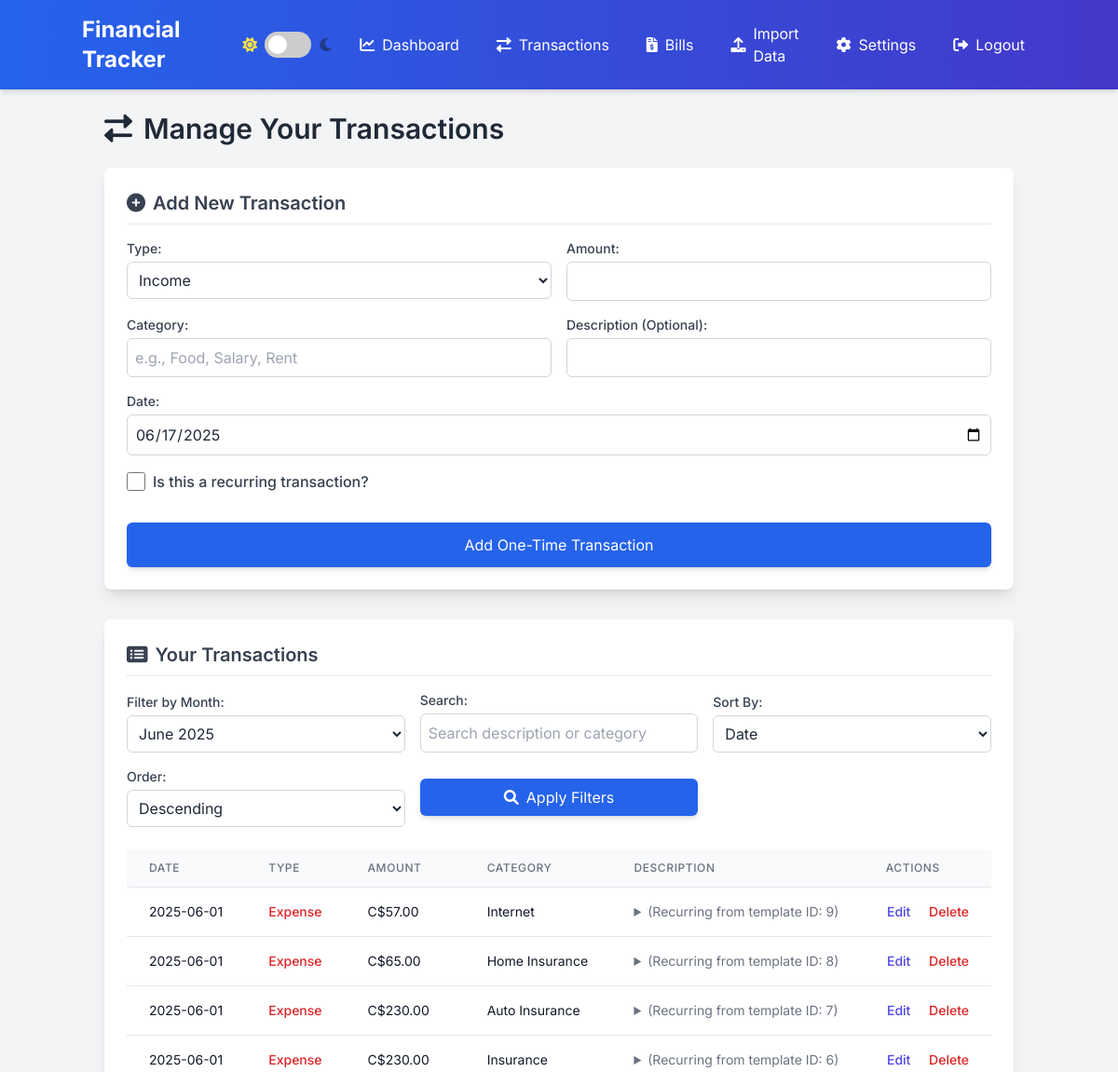
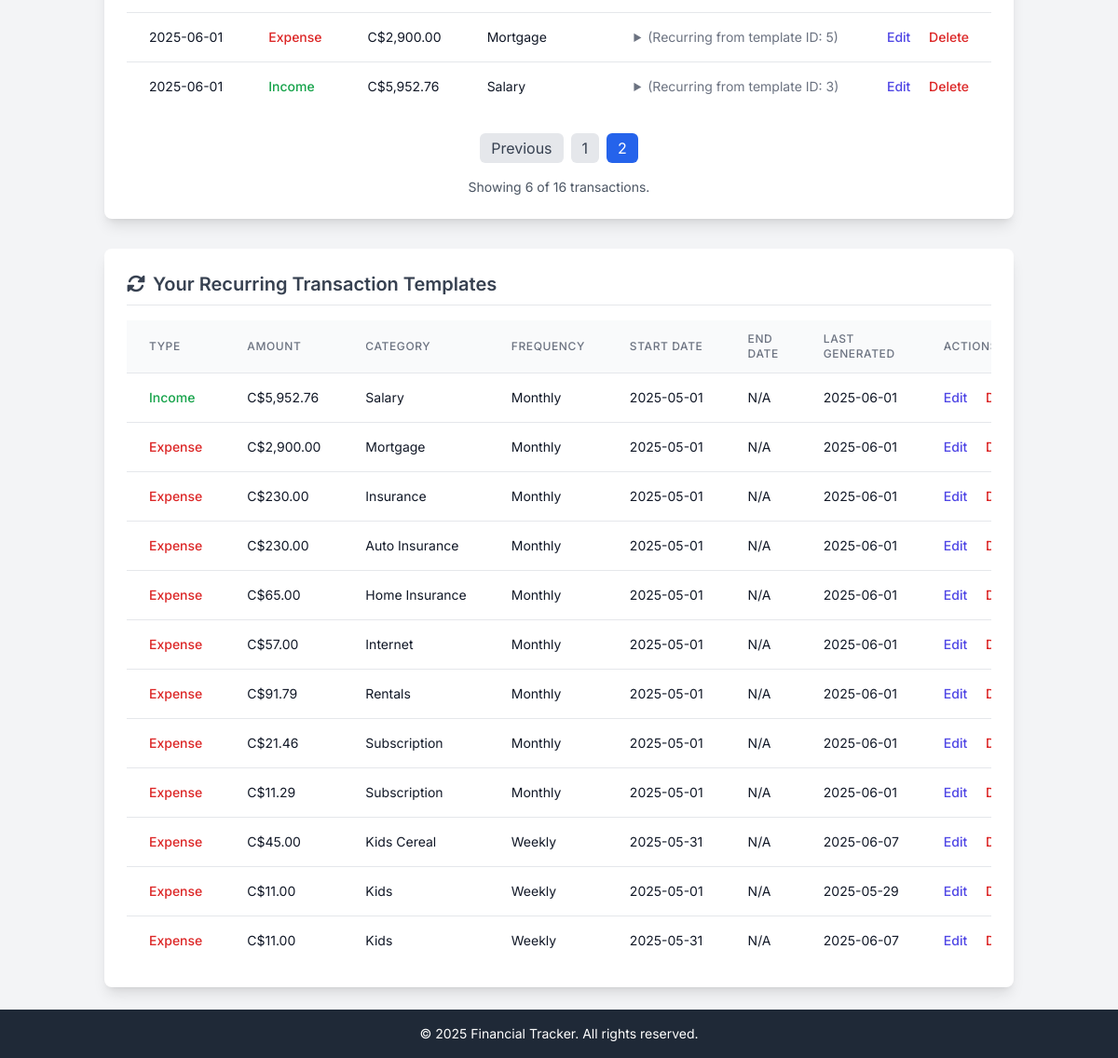
Screenshot of /transactions.php?&page=2 (signed in) with the database file from the repository (2 pictures, top to bottom).
### tables this page shows
CREATE TABLE transactions (
    id INTEGER PRIMARY KEY AUTOINCREMENT,
    user_id INTEGER NOT NULL,
    type TEXT NOT NULL CHECK(type IN ('income', 'expense')),
    amount REAL NOT NULL,
    category TEXT NOT NULL,
    description TEXT,
    transaction_date TEXT NOT NULL, -- Stored as YYYY-MM-DD
    created_at TEXT DEFAULT (strftime('%Y-%m-%d %H:%M:%S', 'now')),
    FOREIGN KEY (user_id) REFERENCES users(id) ON DELETE CASCADE
);

CREATE TABLE users (
    id INTEGER PRIMARY KEY AUTOINCREMENT,
    username TEXT NOT NULL UNIQUE,
    password TEXT NOT NULL,
    created_at TEXT DEFAULT (strftime('%Y-%m-%d %H:%M:%S', 'now'))
, name TEXT NOT NULL DEFAULT '', currency TEXT DEFAULT 'USD', dark_mode_enabled INTEGER DEFAULT 0);

CREATE TABLE recurring_transactions_templates (
    id INTEGER PRIMARY KEY AUTOINCREMENT,
    user_id INTEGER NOT NULL,
    type TEXT NOT NULL CHECK(type IN ('income', 'expense')),
    amount REAL NOT NULL,
    category TEXT NOT NULL,
    description TEXT,
    frequency TEXT NOT NULL CHECK(frequency IN ('daily', 'weekly', 'monthly', 'yearly')),
    start_date TEXT NOT NULL, -- Stored as YYYY-MM-DD
    end_date TEXT NULL, -- Optional end date for recurring transactions, stored as YYYY-MM-DD
    last_generated_date TEXT NULL, -- Stores the last date a transaction was generated from this template, stored as YYYY-MM-DD
    created_at TEXT DEFAULT (strftime('%Y-%m-%d %H:%M:%S', 'now')),
    FOREIGN KEY (user_id) REFERENCES users(id) ON DELETE CASCADE
);

### transactions.php (the view, shortened to what the rows shown need)
<?php
require_once 'header.php';
require_once 'functions.php';
$user_id = $_SESSION['user_id'];
$user_info = get_user_by_id($user_id);
$user_currency_symbol = get_currency_symbol($user_info['currency'] ?? 'USD');
$transactions_per_page = 10;
$current_page = isset($_GET['page']) ? (int)$_GET['page'] : 1;
$offset = ($current_page - 1) * $transactions_per_page;
$selected_month = $_GET['month'] ?? date('Y-m');
$search_term = $_GET['search'] ?? '';
$sort_by = $_GET['sort_by'] ?? 'transaction_date';
$sort_order = $_GET['sort_order'] ?? 'DESC';
$accessible_user_ids = get_accessible_user_ids($user_id);
$transactions = get_filtered_sorted_paginated_transactions(
    $accessible_user_ids,
    $selected_month,
    $search_term,
    $sort_by,
    $sort_order,
    $transactions_per_page,
    $offset
);
$recurring_templates = get_recurring_transaction_templates($user_id);
?>
<h2 class="text-3xl font-semibold text-gray-800 dark:text-white mb-6 flex items-center"><i class="fa-solid fa-right-left mr-3"></i> Manage Your Transactions</h2>
<div class="bg-white dark:bg-gray-800 p-6 rounded-lg shadow-lg mb-8">
    <?php if (empty($transactions)): ?>
        <p class="text-gray-600 dark:text-gray-400">No transactions found for the selected criteria.</p>
    <?php else: ?>
        <div class="overflow-x-auto">
            <table class="min-w-full divide-y divide-gray-200 dark:divide-gray-700">
                <thead class="bg-gray-50 dark:bg-gray-700">
                    <tr>
                        <th scope="col" class="px-6 py-3 text-left text-xs font-medium text-gray-500 dark:text-gray-300 uppercase tracking-wider">Date</th>
                        <th scope="col" class="px-6 py-3 text-left text-xs font-medium text-gray-500 dark:text-gray-300 uppercase tracking-wider">Type</th>
                        <th scope="col" class="px-6 py-3 text-left text-xs font-medium text-gray-500 dark:text-gray-300 uppercase tracking-wider">Amount</th>
                        <th scope="col" class="px-6 py-3 text-left text-xs font-medium text-gray-500 dark:text-gray-300 uppercase tracking-wider">Category</th>
                        <th scope="col" class="px-6 py-3 text-left text-xs font-medium text-gray-500 dark:text-gray-300 uppercase tracking-wider">Description</th>
                        <th scope="col" class="px-6 py-3 text-left text-xs font-medium text-gray-500 dark:text-gray-300 uppercase tracking-wider">Actions</th>
                    </tr>
                </thead>
                <tbody class="bg-white dark:bg-gray-800 divide-y divide-gray-200 dark:divide-gray-700">
                    <?php foreach ($transactions as $transaction): ?>
                        <tr class="transaction-item">
                            <td class="px-6 py-4 whitespace-nowrap text-sm text-gray-900 dark:text-gray-100"><?php echo htmlspecialchars($transaction['transaction_date']); ?></td>
                            <td class="px-6 py-4 whitespace-nowrap text-sm <?php echo $transaction['type'] === 'income' ? 'text-green-600 dark:text-green-400' : 'text-red-600 dark:text-red-400'; ?> font-medium">
                                <?php echo ucfirst(htmlspecialchars($transaction['type'])); ?>
                            </td>
                            <td class="px-6 py-4 whitespace-nowrap text-sm text-gray-900 dark:text-gray-100"><?php echo $user_currency_symbol . number_format($transaction['amount'], 2); ?></td>
                            <td class="px-6 py-4 whitespace-nowrap text-sm text-gray-900 dark:text-gray-100"><?php echo htmlspecialchars($transaction['category']); ?></td>
                            <td class="px-6 py-4 text-sm text-gray-500 dark:text-gray-300">
                                <details>
                                    <summary class="cursor-pointer hover:underline">
                                        <?php echo (strlen($transaction['description']) > 50) ? htmlspecialchars(substr($transaction['description'], 0, 50)) . '...' : htmlspecialchars($transaction['description']); ?>
                                    </summary>
                                </details>
                            </td>
                            <td class="px-6 py-4 whitespace-nowrap text-right text-sm font-medium">
                                <?php
                                    if (has_write_permission($transaction['user_id'], $user_id)) :
                                ?>
                                <a href="edit_transaction.php?id=<?php echo $transaction['id']; ?>" class="text-indigo-600 hover:text-indigo-900 dark:text-indigo-400 dark:hover:text-indigo-300 mr-4">Edit</a>
                                <a href="transactions.php?action=delete&id=<?php echo $transaction['id']; ?>&<?php echo http_build_query(array_diff_key($_GET, ['action' => '', 'id' => ''])); ?>" class="text-red-600 hover:text-red-900 dark:text-red-400 dark:hover:text-red-300" onclick="return confirm('Are you sure you want to delete this transaction?');">Delete</a>
                                <?php else: ?>
                                <span class="text-gray-400 dark:text-gray-500">View Only</span>
                                <?php endif; ?>
                            </td>
                        </tr>
                    <?php endforeach; ?>
                </tbody>
            </table>
        </div>
    <?php endif; ?>
</div>
<div class="bg-white dark:bg-gray-800 p-6 rounded-lg shadow-lg">
    <?php if (empty($recurring_templates)): ?>
        <p class="text-gray-600 dark:text-gray-400">No recurring transaction templates set up yet. Add one above!</p>
    <?php else: ?>
        <div class="overflow-x-auto">
            <table class="min-w-full divide-y divide-gray-200 dark:divide-gray-700">
                <thead class="bg-gray-50 dark:bg-gray-700">
                    <tr>
                        <th scope="col" class="px-6 py-3 text-left text-xs font-medium text-gray-500 dark:text-gray-300 uppercase tracking-wider">Type</th>
                        <th scope="col" class="px-6 py-3 text-left text-xs font-medium text-gray-500 dark:text-gray-300 uppercase tracking-wider">Amount</th>
                        <th scope="col" class="px-6 py-3 text-left text-xs font-medium text-gray-500 dark:text-gray-300 uppercase tracking-wider">Category</th>
                        <th scope="col" class="px-6 py-3 text-left text-xs font-medium text-gray-500 dark:text-gray-300 uppercase tracking-wider">Frequency</th>
                        <th scope="col" class="px-6 py-3 text-left text-xs font-medium text-gray-500 dark:text-gray-300 uppercase tracking-wider">Start Date</th>
                        <th scope="col" class="px-6 py-3 text-left text-xs font-medium text-gray-500 dark:text-gray-300 uppercase tracking-wider">End Date</th>
                        <th scope="col" class="px-6 py-3 text-left text-xs font-medium text-gray-500 dark:text-gray-300 uppercase tracking-wider">Last Generated</th>
                        <th scope="col" class="px-6 py-3 text-left text-xs font-medium text-gray-500 dark:text-gray-300 uppercase tracking-wider">Actions</th>
                    </tr>
                </thead>
                <tbody class="bg-white dark:bg-gray-800 divide-y divide-gray-200 dark:divide-gray-700">
                    <?php foreach ($recurring_templates as $template): ?>
                        <tr>
                            <td class="px-6 py-4 whitespace-nowrap text-sm <?php echo $template['type'] === 'income' ? 'text-green-600 dark:text-green-400' : 'text-red-600 dark:text-red-400'; ?> font-medium">
                                <?php echo ucfirst(htmlspecialchars($template['type'])); ?>
                            </td>
                            <td class="px-6 py-4 whitespace-nowrap text-sm text-gray-900 dark:text-gray-100"><?php echo $user_currency_symbol . number_format($template['amount'], 2); ?></td>
                            <td class="px-6 py-4 whitespace-nowrap text-sm text-gray-900 dark:text-gray-100"><?php echo htmlspecialchars($template['category']); ?></td>
                            <td class="px-6 py-4 whitespace-nowrap text-sm text-gray-900 dark:text-gray-100">
                                <?php
                                    $freq_display = ucfirst(str_replace('-', ' ', htmlspecialchars($template['frequency'])));
                                    echo $freq_display;
                                ?>
                            </td>
                            <td class="px-6 py-4 whitespace-nowrap text-sm text-gray-900 dark:text-gray-100"><?php echo htmlspecialchars($template['start_date']); ?></td>
                            <td class="px-6 py-4 whitespace-nowrap text-sm text-gray-900 dark:text-gray-100"><?php echo htmlspecialchars($template['end_date'] ?? 'N/A'); ?></td>
                            <td class="px-6 py-4 whitespace-nowrap text-sm text-gray-900 dark:text-gray-100"><?php echo htmlspecialchars($template['last_generated_date'] ?? 'Never'); ?></td>
                            <td class="px-6 py-4 whitespace-nowrap text-right text-sm font-medium">
                                <a href="edit_recurring_template.php?id=<?php echo $template['id']; ?>" class="text-indigo-600 hover:text-indigo-900 dark:text-indigo-400 dark:hover:text-indigo-300 mr-4">Edit</a>
                                <a href="transactions.php?action=delete_template&id=<?php echo $template['id']; ?>&<?php echo http_build_query(array_diff_key($_GET, ['action' => '', 'id' => ''])); ?>" class="text-red-600 hover:text-red-900 dark:text-red-400 dark:hover:text-red-300" onclick="return confirm('Are you sure you want to delete this recurring template? This will NOT delete past generated transactions.');">Delete</a>
                            </td>
                        </tr>
                    <?php endforeach; ?>
                </tbody>
            </table>
        </div>
    <?php endif; ?>
</div>
<?php require_once 'footer.php'; ?>

### rows the page displays
transactions: transaction_date "2025-06-01", type "Expense", user.currency "C$", amount "57.00", category "Internet", description "(Recurring from template ID: 9)"
transactions: transaction_date "2025-06-01", type "Expense", user.currency "C$", amount "65.00", category "Home Insurance", description "(Recurring from template ID: 8)"
transactions: transaction_date "2025-06-01", type "Expense", user.currency "C$", amount "230.00", category "Auto Insurance", description "(Recurring from template ID: 7)"
transactions: transaction_date "2025-06-01", type "Expense", user.currency "C$", amount "230.00", category "Insurance", description "(Recurring from template ID: 6)"
transactions: transaction_date "2025-06-01", type "Expense", user.currency "C$", amount "2,900.00", category "Mortgage", description "(Recurring from template ID: 5)"
transactions: transaction_date "2025-06-01", type "Income", user.currency "C$", amount "5,952.76", category "Salary", description "(Recurring from template ID: 3)"
recurring_transactions_templates: type "Income", user.currency "C$", amount "5,952.76", category "Salary", frequency "Monthly", start_date "2025-05-01", end_date "N/A", last_generated_date "2025-06-01"
recurring_transactions_templates: type "Expense", user.currency "C$", amount "2,900.00", category "Mortgage", frequency "Monthly", start_date "2025-05-01", end_date "N/A", last_generated_date "2025-06-01"
recurring_transactions_templates: type "Expense", user.currency "C$", amount "230.00", category "Insurance", frequency "Monthly", start_date "2025-05-01", end_date "N/A", last_generated_date "2025-06-01"
recurring_transactions_templates: type "Expense", user.currency "C$", amount "230.00", category "Auto Insurance", frequency "Monthly", start_date "2025-05-01", end_date "N/A", last_generated_date "2025-06-01"
recurring_transactions_templates: type "Expense", user.currency "C$", amount "65.00", category "Home Insurance", frequency "Monthly", start_date "2025-05-01", end_date "N/A", last_generated_date "2025-06-01"
recurring_transactions_templates: type "Expense", user.currency "C$", amount "57.00", category "Internet", frequency "Monthly", start_date "2025-05-01", end_date "N/A", last_generated_date "2025-06-01"
recurring_transactions_templates: type "Expense", user.currency "C$", amount "91.79", category "Rentals", frequency "Monthly", start_date "2025-05-01", end_date "N/A", last_generated_date "2025-06-01"
recurring_transactions_templates: type "Expense", user.currency "C$", amount "21.46", category "Subscription", frequency "Monthly", start_date "2025-05-01", end_date "N/A", last_generated_date "2025-06-01"
recurring_transactions_templates: type "Expense", user.currency "C$", amount "11.29", category "Subscription", frequency "Monthly", start_date "2025-05-01", end_date "N/A", last_generated_date "2025-06-01"
recurring_transactions_templates: type "Expense", user.currency "C$", amount "45.00", category "Kids Cereal", frequency "Weekly", start_date "2025-05-31", end_date "N/A", last_generated_date "2025-06-07"
recurring_transactions_templates: type "Expense", user.currency "C$", amount "11.00", category "Kids", frequency "Weekly", start_date "2025-05-01", end_date "N/A", last_generated_date "2025-05-29"
recurring_transactions_templates: type "Expense", user.currency "C$", amount "11.00", category "Kids", frequency "Weekly", start_date "2025-05-31", end_date "N/A", last_generated_date "2025-06-07"

### other values shown
count($transactions) "6"
$total_transactions "16"
form field month "June 2025"
